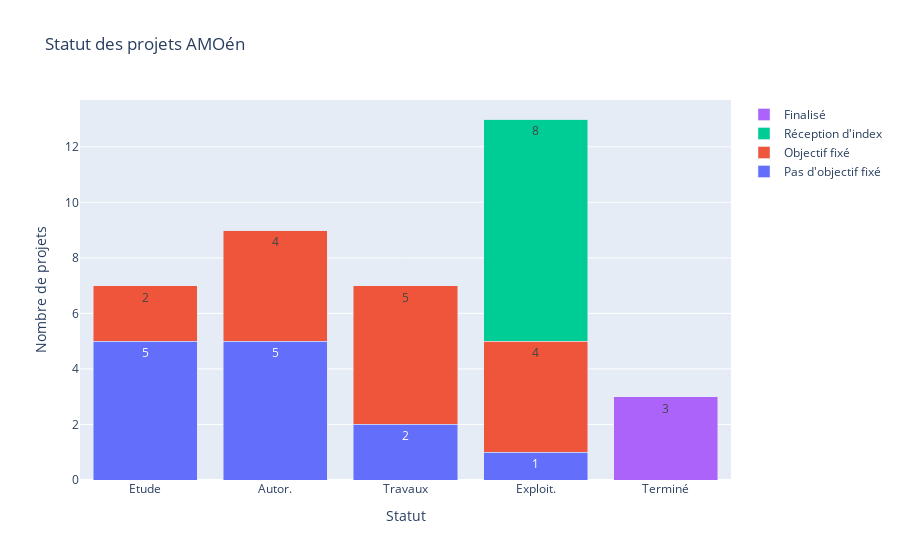

Here is the notebook cell this chart was saved with:
### Code cell
bars = []

for col in df_analyse_stacked.columns[1:]:    # Iterate over all columns except 'statut'
    serie = df_analyse_stacked[col]
    bars.append(go.Bar(name=col, x=df_analyse_stacked['statut'] , y=serie, 
                       text=serie,   # display the serie value as hover text 
                       textposition='auto',   # automate the position
                       hoverinfo='name+x+text'))    # decide what info appears on hover

layout_bar_stacked = go.Layout(
    barmode='stack', 
    xaxis=dict(title='Statut'),
    yaxis=dict(title='Nombre de projets'),
)

fig_bars_stacked = go.Figure(data=bars, layout=layout_bar_stacked)
fig_bars_stacked.update_layout(
    barmode="stack",
    title="Statut des projets AMOén"  # set your title here
)

fig_bars_stacked.show()

### Figure 1 — Plotly figure (JSON) as saved in the notebook; plotly's stock layout.template omitted (floating-point values rounded to 4 significant figures)
{"data": [{"hoverinfo": "name+x+text", "name": "Pas d'objectif fixé", "text": [5, 5, 2, 1, 0, 1], "textposition": "auto", "type": "bar", "x": ["Etude", "Autor.", "Travaux", "Exploit.", "Terminé", null], "y": [5, 5, 2, 1, 0, 1]}, {"hoverinfo": "name+x+text", "name": "Objectif fixé", "text": [2, 4, 5, 4, 0, 0], "textposition": "auto", "type": "bar", "x": ["Etude", "Autor.", "Travaux", "Exploit.", "Terminé", null], "y": [2, 4, 5, 4, 0, 0]}, {"hoverinfo": "name+x+text", "name": "Réception d'index", "text": [0, 0, 0, 8, 0, 0], "textposition": "auto", "type": "bar", "x": ["Etude", "Autor.", "Travaux", "Exploit.", "Terminé", null], "y": [0, 0, 0, 8, 0, 0]}, {"hoverinfo": "name+x+text", "name": "Finalisé", "text": [0, 0, 0, 0, 3, 0], "textposition": "auto", "type": "bar", "x": ["Etude", "Autor.", "Travaux", "Exploit.", "Terminé", null], "y": [0, 0, 0, 0, 3, 0]}], "layout": {"barmode": "stack", "title": {"text": "Statut des projets AMOén"}, "xaxis": {"title": {"text": "Statut"}}, "yaxis": {"title": {"text": "Nombre de projets"}}}}
